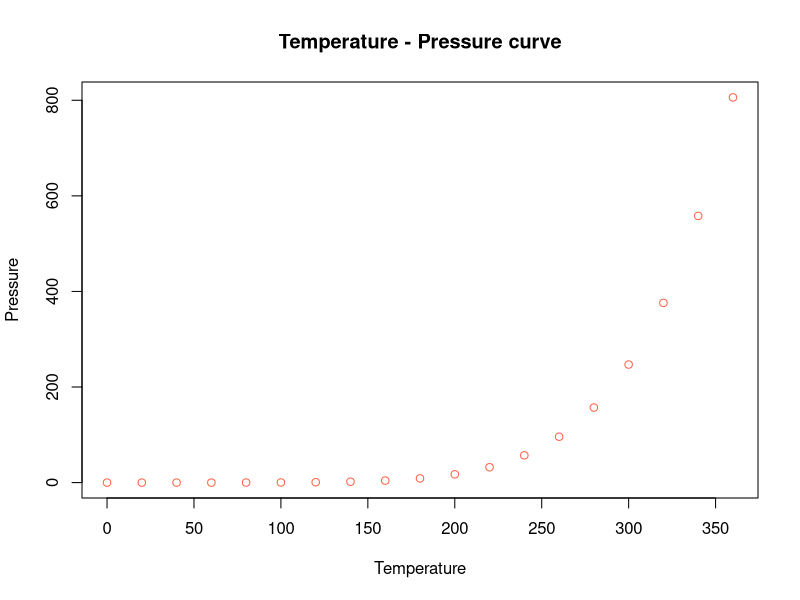

Write the R code that produced this figure.
## ---- chunk 1
#analyse "Cars" data
str(cars)
summary(cars)


## ---- chunk 2
#Plot a curve to analyse the correlations between temprature and pressure
plot(pressure, xlab = "Temperature" , ylab = "Pressure" ,  col = "tomato", bg = "grey", main = "Temperature - Pressure curve")
